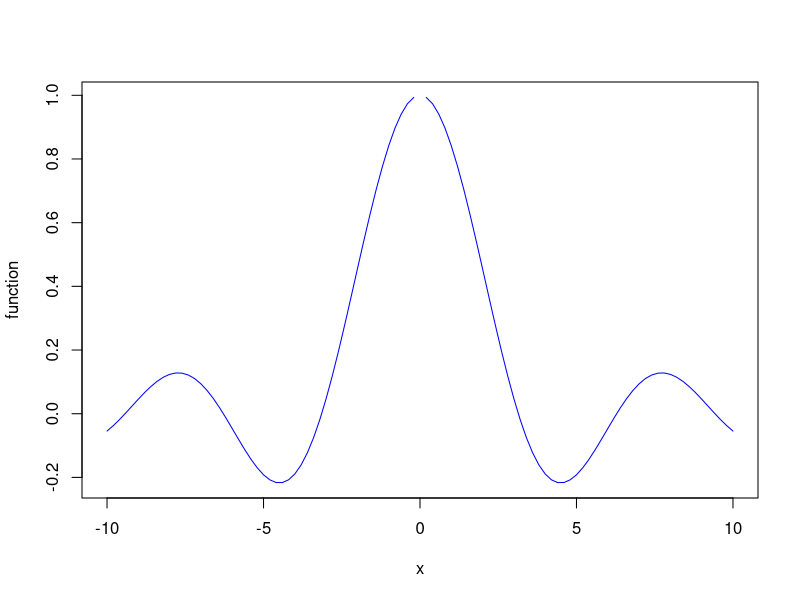
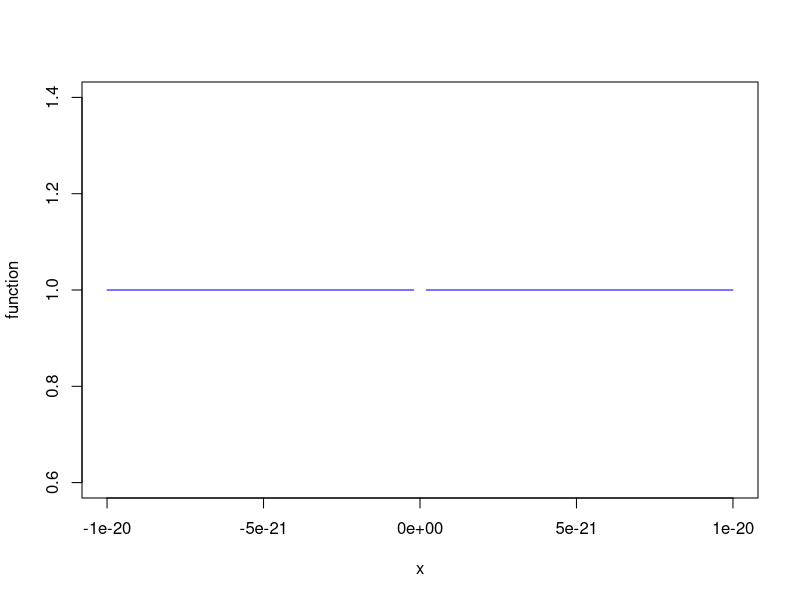
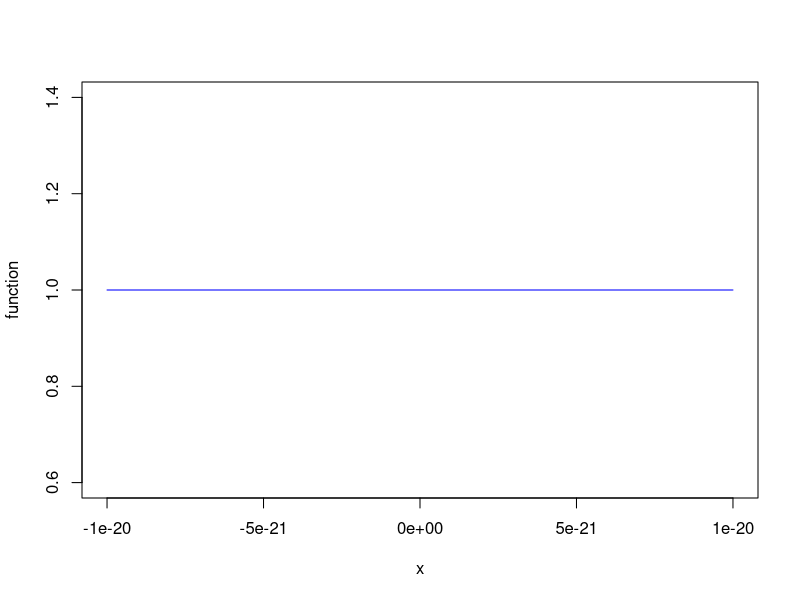

Reproduce these figures in R, in order. (Note: a time limit stopped this script after it produced the figures.)
# 문항 1) 
.2 == .3-.1
isTRUE(all.equal(.2, .3-.1))

# 문항 2)

## f(x) 시각화 function 생성 

evaluationfunctionc <- function(xmin, xmax, n) {
  x <- c(0)
  f <- c(0)
  for (i in (0:n)){
    x[i+1] <- xmin + i*(xmax-xmin)/n
    f[i+1] <- sin(x[i+1])/x[i+1]
  }
  plot(x, f, type = "l", col = "blue", xlab = "x", ylab = "function")
}


# -10~ 10까지 100개의 구간으로 나누어 시각화 
evaluationfunctionc(-10, 10, 100)

## 0 근방을 확대해서 관찰
evaluationfunctionc(-10^-20, 10^-20, 100)


evaluatefunction2withcheck = function(xmin,xmax,n,epsilon){
  x = c(0)
  f = c(0)
  for (i in (0:n)){
    x[i+1] = xmin + i*(xmax-xmin)/n
    if (abs(x[i+1]) > epsilon){
      f[i+1] = sin(x[i+1])/x[i+1]
    }
    else{
      f[i+1] = 1 # 여기에서 
    }
  }
  plot(x,f,type="l",col="blue",xlab="x",ylab="function")
}

## 수치적 문제 해결되었음 
evaluatefunction2withcheck(-10^-20, 10^-20, 100, 10^-30)



# 문항 3) 

# 피보나치 수열 계산 알고리즘
## 재귀 프로그램

fiborecursive <- function(i) {
  if (i <= 2){
    value <- 1
  }
  else {
    return(fiborecursive(i-1) + fiborecursive(i-2))
  }
}



## 반복 프로그램
fiboiterative <- function(i){
  if (i <= 2){
    value <- 1
  }
  else{
    value1 <- 1
    value2 <- 1
    for (j in 3:i){
      value <- value1 + value2
      value1 <- value2
      value2 <- value
    }
  }
}

system.time(fiboiterative(10))
system.time(fiborecursive(10))

system.time(fiborecursive(20))
system.time(fiboiterative(20))

system.time(fiborecursive(30))
system.time(fiboiterative(30))

system.time(fiborecursive(40))
system.time(fiboiterative(40))
